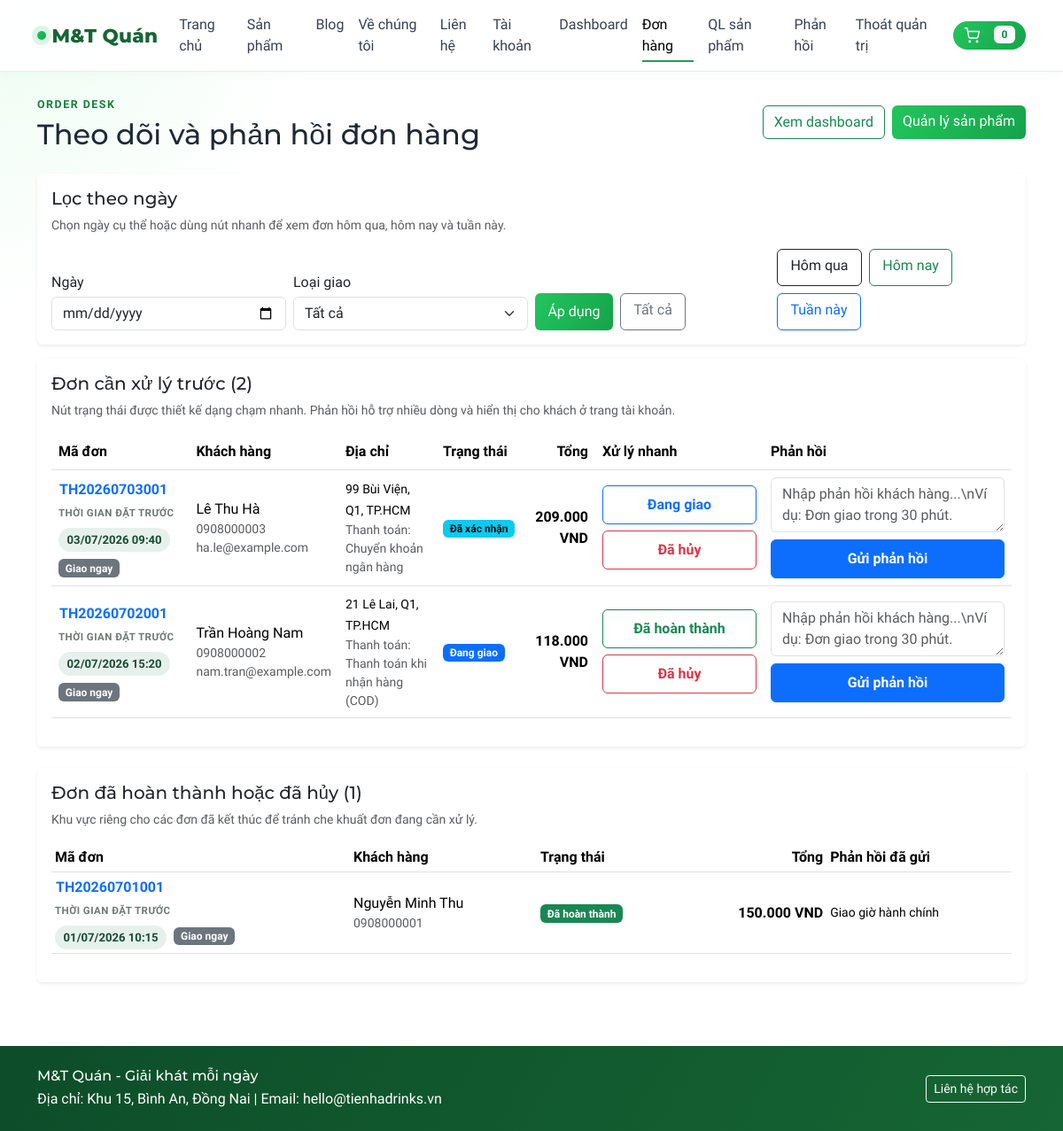
Page /index.php?page=admin_orders (signed in) on the committed database.
### tables this page shows
CREATE TABLE `orders` (
  `id` int(10) UNSIGNED NOT NULL,
  `order_code` varchar(40) NOT NULL,
  `customer_id` int(10) UNSIGNED DEFAULT NULL,
  `customer_name` varchar(120) NOT NULL,
  `customer_phone` varchar(20) NOT NULL,
  `customer_email` varchar(180) DEFAULT NULL,
  `shipping_address` varchar(255) NOT NULL,
  `payment_method` enum('cod','bank_transfer','momo') NOT NULL DEFAULT 'cod',
  `status` enum('pending','confirmed','shipping','completed','cancelled') NOT NULL DEFAULT 'pending',
  `subtotal` decimal(12,2) NOT NULL DEFAULT '0.00',
  `shipping_fee` decimal(12,2) NOT NULL DEFAULT '0.00',
  `discount_amount` decimal(12,2) NOT NULL DEFAULT '0.00',
  `final_total` decimal(12,2) NOT NULL DEFAULT '0.00',
  `note` varchar(255) DEFAULT NULL,
  `created_at` datetime NOT NULL DEFAULT CURRENT_TIMESTAMP,
  `updated_at` datetime NOT NULL DEFAULT CURRENT_TIMESTAMP ON UPDATE CURRENT_TIMESTAMP
);

### pages/admin_orders.php (the view, shortened to what the rows shown need)
<?php
$selectedDate = trim((string)($_GET['date'] ?? ''));
$preset = trim((string)($_GET['preset'] ?? ''));
$deliveryMode = trim((string)($_GET['delivery_mode'] ?? ''));
switch ($preset) {
    default:
        $preset = '';
        break;
}
$buildAdminOrdersUrl = static function (array $overrides = []) use ($selectedDate, $preset, $deliveryMode): string {
    $params = [
        'page' => 'admin_orders',
    ];
    if ($selectedDate !== '') {
        $params['date'] = $selectedDate;
    }
    if ($preset !== '') {
        $params['preset'] = $preset;
    }
    if ($deliveryMode !== '') {
        $params['delivery_mode'] = $deliveryMode;
    }
    foreach ($overrides as $key => $value) {
        if ($value === null || $value === '') {
            unset($params[$key]);
            continue;
        }
        $params[$key] = (string)$value;
    }
    return app_url('index.php?' . http_build_query($params));
};
$whereClauses = ['1=1'];
$queryParams = [];
$query = 'SELECT id, order_code, customer_name, customer_phone, customer_email, shipping_address, payment_method, final_total, status, note, created_at, updated_at FROM orders WHERE ' . implode(' AND ', $whereClauses);
$query .= ' ORDER BY CASE WHEN status IN ("completed", "cancelled") THEN 1 ELSE 0 END ASC, FIELD(status, "pending", "confirmed", "shipping", "completed", "cancelled") ASC, id DESC LIMIT 120';
$stmt = db()->prepare($query);
$stmt->execute($queryParams);
$incomingOrders = $stmt->fetchAll();
$activeOrders = [];
$archivedOrders = [];
$orderTimingLabel = static function (string $scheduledAt): string {
    $scheduledTimestamp = strtotime($scheduledAt);
    if ($scheduledTimestamp === false) {
        return 'Giao ngay';
    }
    return $scheduledTimestamp > time() ? 'Đặt trước' : 'Giao ngay';
};
$orderTimingBadgeClass = static function (string $scheduledAt) use ($orderTimingLabel): string {
    return $orderTimingLabel($scheduledAt) === 'Đặt trước'
        ? 'text-bg-primary'
        : 'text-bg-secondary';
};
foreach ($incomingOrders as $order) {
    if (in_array((string)$order['status'], ['completed', 'cancelled'], true)) {
        $archivedOrders[] = $order;
        continue;
    }
    $activeOrders[] = $order;
}
?>
<div class="container">
    <div class="d-flex flex-wrap justify-content-between align-items-center gap-2 mb-4">
        <div>
            <h2 class="mb-0">Theo dõi và phản hồi đơn hàng</h2>
        </div>
    </div>
    <div class="card border-0 shadow-sm mb-4">
        <div class="card-body">
            <?php if ($activeOrders === []): ?>
                <p class="text-muted mb-0">Không có đơn cần xử lý trong bộ lọc hiện tại.</p>
            <?php else: ?>
                <div class="table-responsive">
                    <table class="table align-middle">
                        <thead>
                            <tr>
                                <th>Mã đơn</th>
                                <th>Khách hàng</th>
                                <th>Địa chỉ</th>
                                <th>Trạng thái</th>
                                <th class="text-end">Tổng</th>
                                <th>Xử lý nhanh</th>
                                <th>Phản hồi</th>
                            </tr>
                        </thead>
                        <tbody>
                        <?php foreach ($activeOrders as $order): ?>
                            <tr>
                                <td>
                                    <?php
                                        $scheduledAtRaw = (string)$order['created_at'];
                                        $scheduledAtLabel = date('d/m/Y H:i', strtotime($scheduledAtRaw));
                                    ?>
                                    <button type="button" class="btn btn-link p-0 text-decoration-none order-detail-trigger" data-order-id="<?= (int)$order['id'] ?>" data-bs-toggle="modal" data-bs-target="#orderDetailModal" style="font-size: inherit;">
                                        <strong><?= e($order['order_code']) ?></strong>
                                    </button>
                                    <small class="d-block admin-scheduled-label">Thời gian đặt trước</small>
                                    <div class="d-flex flex-wrap align-items-center gap-2 mt-1">
                                        <small class="d-inline-flex align-items-center gap-1 admin-scheduled-pill"><?= e($scheduledAtLabel) ?></small>
                                        <span class="badge <?= e($orderTimingBadgeClass($scheduledAtRaw)) ?>"><?= e($orderTimingLabel($scheduledAtRaw)) ?></span>
                                    </div>
                                </td>
                                <td>
                                    <?= e($order['customer_name']) ?>
                                    <small class="d-block text-muted"><?= e($order['customer_phone']) ?></small>
                                    <small class="d-block text-muted"><?= e((string)($order['customer_email'] ?? '')) ?></small>
                                </td>
                                <td>
                                    <small><?= e($order['shipping_address']) ?></small>
                                    <small class="d-block text-muted">Thanh toán: <?= e(payment_method_label((string)$order['payment_method'])) ?></small>
                                </td>
                                <td>
                                    <span class="badge <?= e(order_status_badge_class((string)$order['status'])) ?>">
                                        <?= e(order_status_label((string)$order['status'])) ?>
                                    </span>
                                </td>
                                <td class="text-end fw-semibold"><?= e(format_currency((float)$order['final_total'])) ?></td>
                                <td style="min-width: 190px;">
                                    <?php $nextOptions = allowed_next_order_statuses((string)$order['status']); ?>
                                    <?php if ($nextOptions): ?>
                                        <div class="admin-status-actions">
                                            <?php foreach ($nextOptions as $status): ?>
                                                <?php
                                                    $touchBtnClass = match ($status) {
                                                        'confirmed' => 'btn-outline-info',
                                                        'shipping' => 'btn-outline-primary',
                                                        'completed' => 'btn-outline-success',
                                                        'cancelled' => 'btn-outline-danger',
                                                        default => 'btn-outline-secondary',
                                                    };
                                                ?>
                                                <form method="post" action="<?= e($buildAdminOrdersUrl()) ?>">
                                                    <button class="btn <?= e($touchBtnClass) ?> admin-touch-btn w-100" type="submit">
                                                        <?= e(order_status_label($status)) ?>
                                                    </button>
                                                </form>
                                            <?php endforeach; ?>
                                        </div>
                                    <?php else: ?>
                                        <small class="text-muted">Đã khóa</small>
                                    <?php endif; ?>
                                </td>
                                <td style="min-width: 280px;">
                                    <form method="post" action="<?= e($buildAdminOrdersUrl()) ?>" class="d-flex flex-column gap-2">
                                        <textarea name="note" class="form-control admin-note-input" rows="2" placeholder="Nhập phản hồi khách hàng...\nVí dụ: Đơn giao trong 30 phút."><?= e((string)($order['note'] ?? '')) ?></textarea>
                                        <button class="btn btn-primary admin-touch-btn" type="submit">Gửi phản hồi</button>
                                    </form>
                                </td>
                            </tr>
                        <?php endforeach; ?>
                        </tbody>
                    </table>
                </div>
            <?php endif; ?>
        </div>
    </div>
    <div class="card border-0 shadow-sm">
        <div class="card-body">
            <?php if ($archivedOrders === []): ?>
                <p class="text-muted mb-0">Không có đơn đã hoàn thành hoặc đã hủy trong bộ lọc hiện tại.</p>
            <?php else: ?>
                <div class="table-responsive">
                    <table class="table table-sm align-middle">
                        <thead>
                            <tr>
                                <th>Mã đơn</th>
                                <th>Khách hàng</th>
                                <th>Trạng thái</th>
                                <th class="text-end">Tổng</th>
                                <th>Phản hồi đã gửi</th>
                            </tr>
                        </thead>
                        <tbody>
                        <?php foreach ($archivedOrders as $order): ?>
                            <tr>
                                <td>
                                    <?php
                                        $scheduledAtRaw = (string)$order['created_at'];
                                        $scheduledAtLabel = date('d/m/Y H:i', strtotime($scheduledAtRaw));
                                    ?>
                                    <button type="button" class="btn btn-link p-0 text-decoration-none order-detail-trigger" data-order-id="<?= (int)$order['id'] ?>" data-bs-toggle="modal" data-bs-target="#orderDetailModal" style="font-size: inherit;">
                                        <strong><?= e($order['order_code']) ?></strong>
                                    </button>
                                    <small class="d-block admin-scheduled-label">Thời gian đặt trước</small>
                                    <div class="d-flex flex-wrap align-items-center gap-2 mt-1">
                                        <small class="d-inline-flex align-items-center gap-1 admin-scheduled-pill"><?= e($scheduledAtLabel) ?></small>
                                        <span class="badge <?= e($orderTimingBadgeClass($scheduledAtRaw)) ?>"><?= e($orderTimingLabel($scheduledAtRaw)) ?></span>
                                    </div>
                                </td>
                                <td>
                                    <?= e($order['customer_name']) ?>
                                    <small class="d-block text-muted"><?= e($order['customer_phone']) ?></small>
                                </td>
                                <td>
                                    <span class="badge <?= e(order_status_badge_class((string)$order['status'])) ?>">
                                        <?= e(order_status_label((string)$order['status'])) ?>
                                    </span>
                                </td>
                                <td class="text-end fw-semibold"><?= e(format_currency((float)$order['final_total'])) ?></td>
                                <td>
                                    <?php if (trim((string)($order['note'] ?? '')) !== ''): ?>
                                        <small class="d-block" style="white-space: pre-line;"><?= e((string)$order['note']) ?></small>
                                    <?php else: ?>
                                        <small class="text-muted">Chưa có phản hồi</small>
                                    <?php endif; ?>
                                </td>
                            </tr>
                        <?php endforeach; ?>
                        </tbody>
                    </table>
                </div>
            <?php endif; ?>
        </div>
    </div>
</div>

### rows in the picture
orders: order_code "TH20260703001", created_at "03/07/2026 09:40", created_at "Giao ngay", customer_name "Lê Thu Hà", customer_phone "0908000003", customer_email "ha.le@example.com", shipping_address "99 Bùi Viện, Q1, TP.HCM", payment_method "Chuyển khoản ngân hàng", status "Đã xác nhận", final_total "209.000 VND", status "Đang giao", status "Đã hủy"
orders: order_code "TH20260702001", created_at "02/07/2026 15:20", created_at "Giao ngay", customer_name "Trần Hoàng Nam", customer_phone "0908000002", customer_email "nam.tran@example.com", shipping_address "21 Lê Lai, Q1, TP.HCM", payment_method "Thanh toán khi nhận hàng (COD)", status "Đang giao", final_total "118.000 VND", status "Đã hoàn thành", status "Đã hủy"
orders: order_code "TH20260701001", created_at "01/07/2026 10:15", created_at "Giao ngay", customer_name "Nguyễn Minh Thu", customer_phone "0908000001", status "Đã hoàn thành", final_total "150.000 VND", note "Giao giờ hành chính"

### other values in the picture
$label "Trang chủ"
$label "Sản phẩm"
$label "Blog"
$label "Về chúng tôi"
$label "Liên hệ"
$label "Tài khoản"
$label "Dashboard"
$label "Đơn hàng"
$label "QL sản phẩm"
$label "Phản hồi"
cart_count() "0"
count($activeOrders) "2"
count($archivedOrders) "1"
